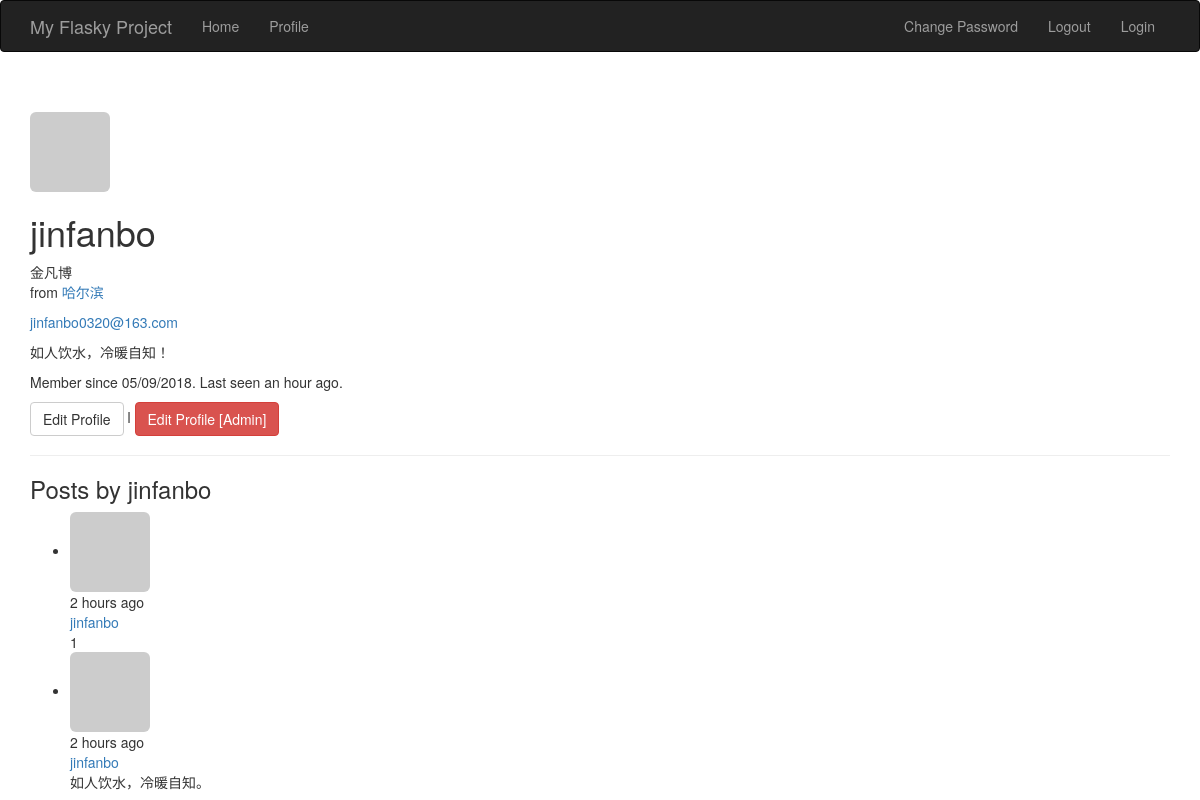
/usr/jinfanbo (signed in), run on the app's committed database.
### app/models.py (models this page shows, shortened)
class User(UserMixin, db.Model):
    __tablename__ = 'users'
    id = db.Column(db.Integer, primary_key=True)
    email = db.Column(db.String(64), unique=True, index=True)
    username = db.Column(db.String(64), unique=True, index=True)
    role_id = db.Column(db.Integer, db.ForeignKey('roles.id'))
    password_hash = db.Column(db.String(128))
    confirmed = db.Column(db.Boolean, default=False)
    name = db.Column(db.String(64))
    location = db.Column(db.String(64))
    about_me = db.Column(db.Text())
    member_since = db.Column(db.DateTime(), default=datetime.utcnow)
    last_seen = db.Column(db.DateTime(), default=datetime.utcnow)
    avatar_hash = db.Column(db.String(32))
    posts = db.relationship('Post', backref='author', lazy='dynamic')
    @property
    def password(self):
        raise AttributeError('password is not a readable attribute')
    def can(self, permissions):
        return self.role is not None and \
               (self.role.permissions & permissions) == permissions
    def is_administrator(self):
        return self.can(Permission.ADMIN)
    def ping(self):
        self.last_seen = datetime.utcnow()
        db.session.add(self)
    def gravatar_hash(self):
        return hashlib.md5(self.email.lower().encode('utf-8')).hexdigest()
    def gravatar(self, size=100, default='identicon', rating='g'):
        url = 'https://secure.gravatar.com/avatar'
        hash = self.avatar_hash or self.gravatar_hash()
        return '{url}/{hash}?s={size}&d={default}&r={rating}'.format(
            url=url, hash=hash, size=size, default=default, rating=rating)

class Post(db.Model):
    __tablename__ = 'posts'
    id = db.Column(db.Integer, primary_key=True)
    body = db.Column(db.Text)
    timestamp = db.Column(db.DateTime, index=True, default=datetime.utcnow)
    author_id = db.Column(db.Integer, db.ForeignKey('users.id'))

### app/main/views.py (the view)
@main.route('/usr/<username>')
def user(username):
    user = User.query.filter_by(username=username).first()
    if user is None:
        abort(404)
    posts = user.posts.order_by(Post.timestamp.desc()).all()
    return render_template('user.html', user=user, posts=posts)

### app/auth/views.py (called while the page is built)
@auth.before_app_request
def before_request():
    if current_user.is_authenticated :
        current_user.ping()
        if not current_user.confirmed \
            and request.endpoint[:5] != 'auth.' \
                and request.endpoint != 'static':
            return redirect(url_for('auth.unconfirmed'))

### app/main/__init__.py (called while the page is built)
@main.app_context_processor
def inject_permissions():
    return dict(Permission=Permission)

### app/models.py (called while the page is built)
@login_manager.user_loader
def load_user(user_id):
    return User.query.get(int(user_id))

### app/templates/user.html (shortened to what this page needs)
{% extends "base.html" %}
{% block page_content %}
<div class="page-header">
    <img class="img-rounded profile-thumbnail" src="{{ user.gravatar(size=256) }}">
    <div class="profile-header">
        <h1>{{ user.username }}</h1>
        {% if user.name or user.location %}
        <p>
            {% if user.name %}{{ user.name }}<br>{% endif %}
            {% if user.location %}
                from <a href="http://maps.google.com/?q={{ user.location }}">{{ user.location }}</a><br>
            {% endif %}
        </p>
        {% endif %}
        {% if current_user.is_administrator() %}
        <p><a href="mailto:{{ user.email }}">{{ user.email }}</a></p>
        {% endif %}
        {% if user.about_me %}<p>{{ user.about_me }}</p>{% endif %}
        <p>
                Member since {{ moment(user.member_since).format('L') }}.
                Last seen {{ moment(user.last_seen).fromNow() }}.
        </p>
        <p>
            {% if user == current_user %}
            <a class="btn btn-default" href="{{ url_for('.edit_profile') }}">Edit Profile</a>
            {% endif %}
            {% if current_user.is_administrator() %}l
            <a class="btn btn-danger" href="{{ url_for('.edit_profile_admin', id=user.id) }}">Edit Profile [Admin]</a>
            {% endif %}
        </p>
    </div>
</div>
<h3> Posts by {{ user.username }} </h3>
{% include '_posts.html' %}
{% endblock %}

### app/templates/_posts.html
<ul class="posts">
    {% for post in posts %}
    <li class="post">
        <div class="post=thumbnail">
            <a href="{{ url_for('.user', username=post.author.username) }}">
                <img class="img-rounded profile-thumbnail"
                     src="{{ post.author.gravatar(size=40) }}">
            </a>
        </div>
        <div class="post-date">{{ moment(post.timestamp).fromNow() }}</div>
        <div class="post-author">
            <a href="{{ url_for('.user', username=post.author.username) }}">
                {{ post.author.username }}
            </a>
        </div>
        <div class="post-body">{{ post.body }}</div>
    </li>
    {% endfor %}
</ul>

### data on the page
User: username "jinfanbo", name "金凡博", location "哈尔滨", email "jinfanbo0320@163.com", about_me "如人饮水，冷暖自知！", member_since "05/09/2018", last_seen "an hour ago"
Post: timestamp "2 hours ago", author.username "jinfanbo", body "1"
Post: timestamp "2 hours ago", author.username "jinfanbo", body "如人饮水，冷暖自知。"
